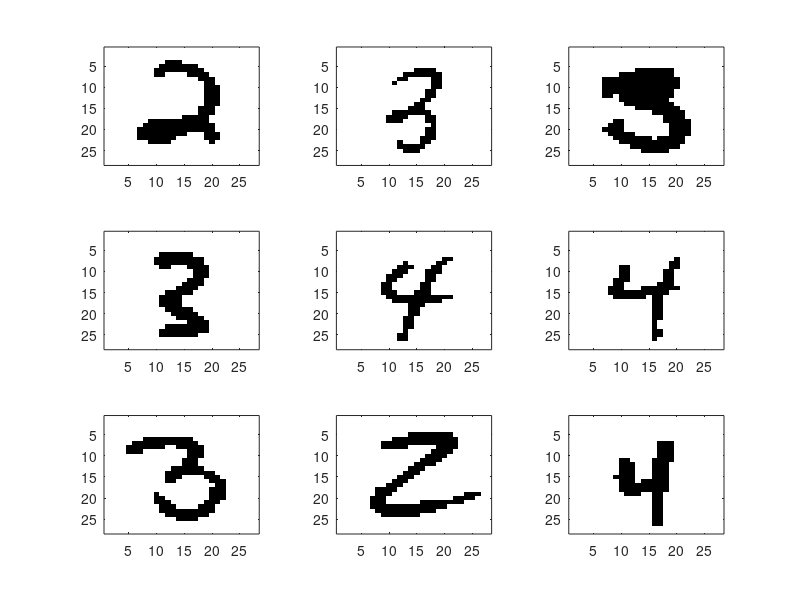

Recreate this plot in MATLAB. (Note: this script raises an error after producing the figure.)
%% load the data
N = 800; 
D = 28*28;
K = 3;
X = uint8(zeros(N,D));
fid = fopen('a012_images.dat', 'r'); 
for row = 1:N 
    X(row,:) = fread(fid, D, 'uint8'); 
end 
status = fclose(fid);

%% show some sample images
% for reproducibility
rng(42);
ix = randi(N,9,1);
samples = X(ix,:);

BW_map=[1,1,1; 0,0,0]; colormap(BW_map);
hold on;
for s=1:size(samples,1)
    subplot(3,3,s);
    image(reshape(X(s,:),[28,28]));
end
hold off;

%% run the algorithm, try different initializations
% fid = fopen ('a012_labels.dat', 'r');
% Z = fread(fid, N, 'uint8');
% mu2 = mean(X(Z==2,:));
% mu3 = mean(X(Z==3,:));
% mu4 = mean(X(Z==4,:));
% mu = [mu2;mu3;mu4];

mu = random('unif', 0.25, 0.75, [K,D]);
pi = ones(K,1)/K;

%%
iterations = 40;
[it,gamma] = Bernoulli_EM(X,mu,pi,iterations);

%%
steps = [1:5:20, iterations+1];
rows = length(steps);
%%
figure();
colormap(gray(255));    
for row=1:rows
    mu = squeeze(it(steps(row),:,1:D));
    pi = squeeze(it(steps(row),:,end));

    % map means to grayscale
    mu = uint8(mu * 255);

    for k=1:K
        subplot(rows,K,(row-1)*K+k);
        image(reshape(mu(k,:),[28,28]));
        if(row==1)
            title(sprintf('Class %d', k));   
        end
        if(k==1)
            ylabel(sprintf('Iter %d',steps(row)-1))
            ylabel(sprintf('Iter %d',steps(row)))
        end
        set(gca,'yticklabel',[]);
        set(gca,'xticklabel',[]);
    end
end

%%
fid = fopen ('a012_labels.dat', 'r');
Z = fread(fid, N, 'uint8');
[argvalue, argmax] = max(gamma');
incorrect = 0;

%%
for i = 1:K
    figure; colormap(BW_map);
    hold on;
    Xi = X(argmax==i,:);
    Labelsi = Z(argmax==i,:);
    Label = mode(Labelsi);
    for s=1:min(36,size(Xi,1))
        subplot(6,6,s);
        image(reshape(Xi(s,:),[28,28]));
        set(gca,'yticklabel',[]);
        set(gca,'xticklabel',[]);
    end
    correct = mean(Labelsi==Label);
    Lii = Labelsi(Labelsi~=Label);
    second = mode(Lii); 
    Liii = Lii(Lii~=second);
    third = mode(Liii);
    incorrect = incorrect + sum(Labelsi ~= Label);
    suptitle(sprintf('Cluster %d, most common true label %d occurs %.1f%%. \n Second most common label %d occurs %.1f%%',...
        i,Label,correct*100,second,mean(Labelsi==second)*100))
    hold off;
end
hold off;

fprintf('%.1f %% of the data points is classified incorrectly.\n',incorrect/N*100)

%%
[X2, M] = imread('4.png','png');
X2 = int8(mean(X2,3));
X2 = reshape(X2,[1,784]);
%%
m2 =  mean(X2);
X2(X2 <= m2) = 1;
X2(X2 > m2) = 0;
%%
figure; colormap(BW_map);
imagesc(reshape(X2,[28,28]))
set(gca,'YDir','reverse')
%%
mu = squeeze(it(end,:,1:D));
pi = squeeze(it(end,:,end));
gamma2 = expectation(X2,mu,pi);